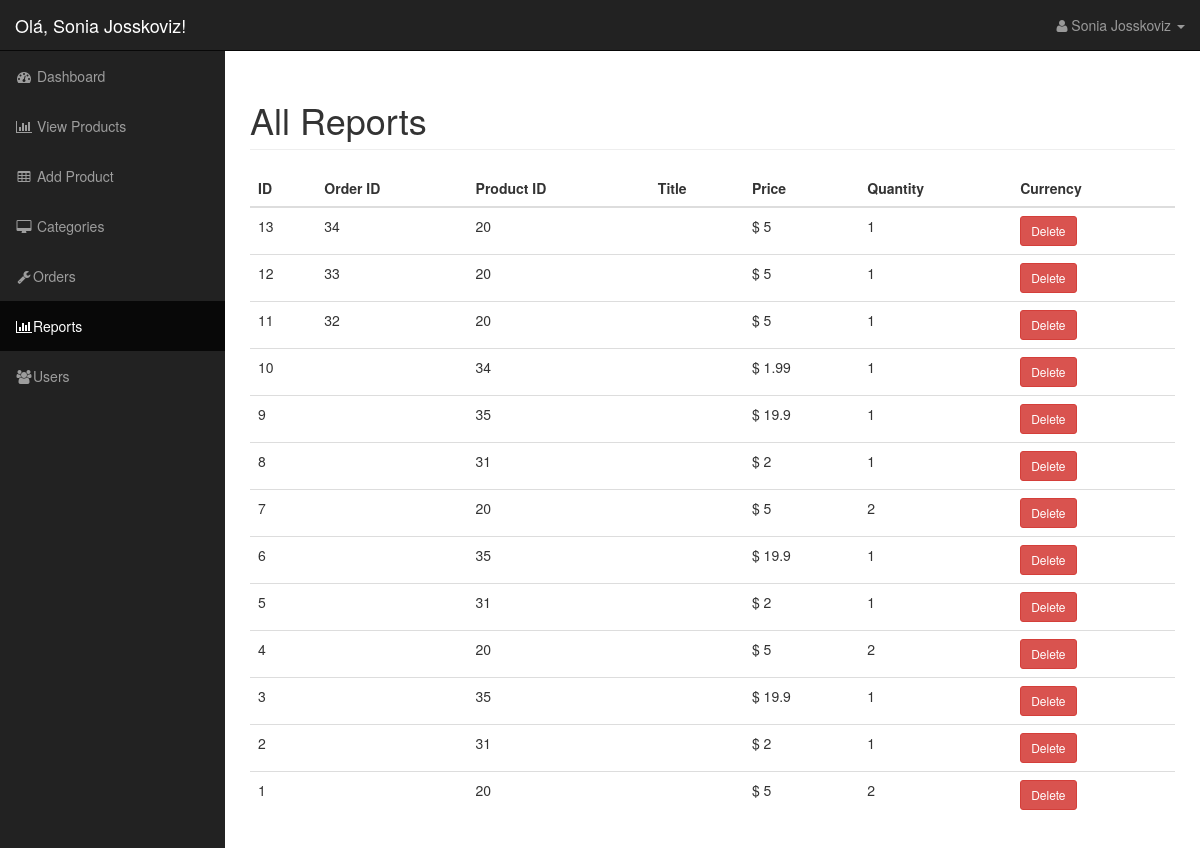
The page /admin/index.php?page=reports (signed in) on the database as committed earlier.
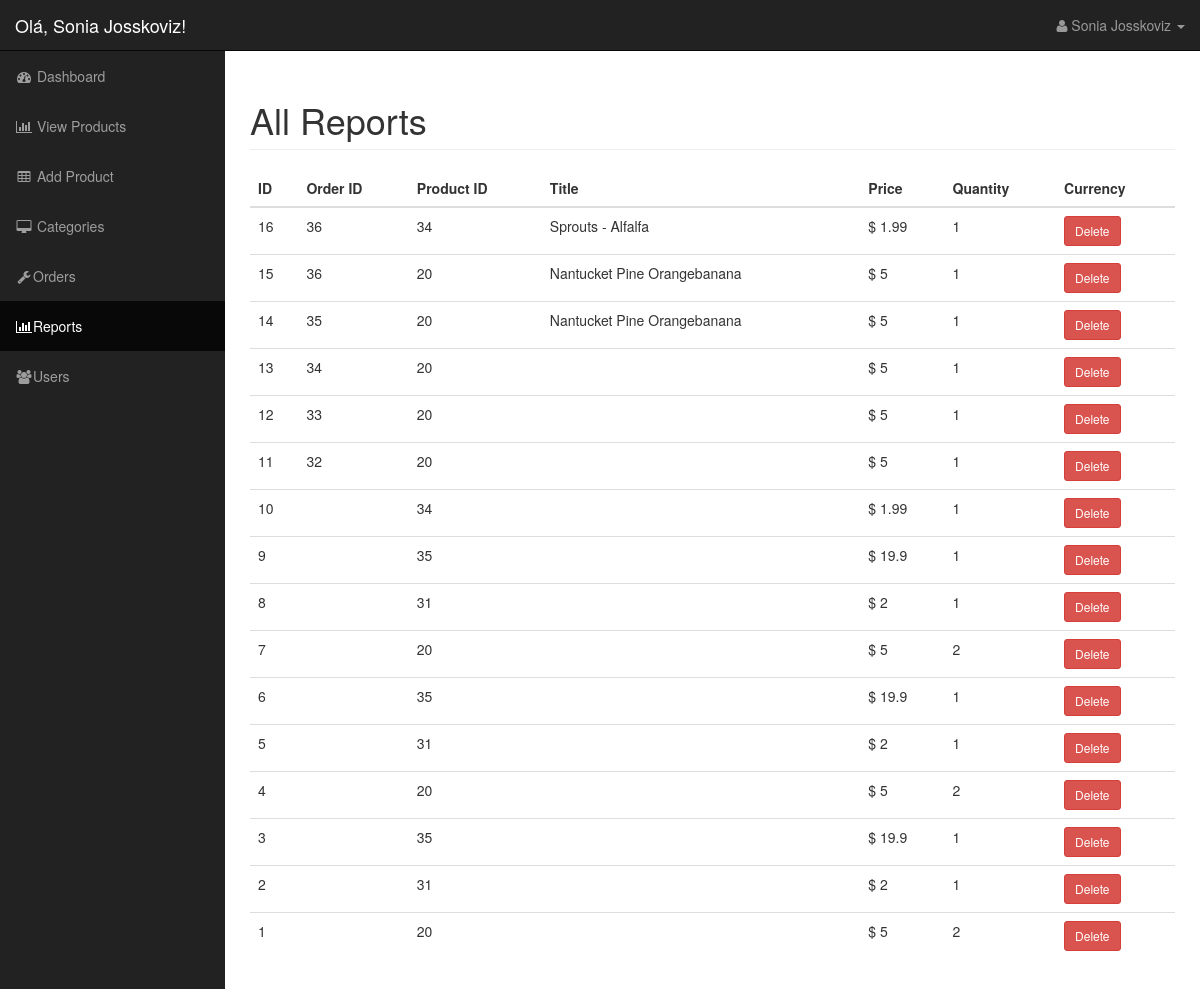
The same page on the database as committed later.
### tables this page shows
CREATE TABLE `reports` (
  `id` int(11) NOT NULL,
  `product_id` int(11) NOT NULL,
  `product_title` varchar(255) DEFAULT NULL,
  `order_id` int(11) DEFAULT NULL,
  `product_price` float NOT NULL,
  `product_quantity` int(11) NOT NULL
);

### admin/index.php (called while the page is built, shortened)
<?php
require_once TEMPLATE_BACK . '/header.php';
isset($_GET['page']) ? include $_GET['page'] . '.php' : include 'dashboard.php';
require_once TEMPLATE_BACK . '/footer.php';

### resources/functions.php (called while the page is built, shortened)
	<?php
function get_all_reports() {
	$reports = query("SELECT * FROM reports ORDER BY id DESC");
	return $reports;
}
function query($sql) {
	global $connection;
	return mysqli_query($connection, $sql);
}
		?>

### admin/reports.php (the view, shortened to what this page needs)
<div id="page-wrapper">
  <div class="container-fluid">
    <div class="col-md-12">
      <div class="row">
        <h1 class="page-header">All Reports</h1>
      </div>
      <div class="row">
        <table class="table table-hover">
          <thead>
            <tr>
             <th>ID</th>
             <th>Order ID</th>
             <th>Product ID</th>
             <th>Title</th>
             <th>Price</th>
             <th>Quantity</th>
             <th>Currency</th>
           </tr>
          </thead>
           <tbody>
            <?php $reports = get_all_reports() ?>
            <?php foreach ($reports as $report): ?>
              <tr>
                <td><?= $report['id'] ?></td>
                <td><?= $report['order_id'] ?></td>
                <td><?= $report['product_id'] ?></td>
                <td><?= $report['product_title'] ?></td>
                <td>$ <?= $report['product_price'] ?></td>
                <td><?= $report['product_quantity'] ?></td>
                <form action="" method="post">
                  <td>
                    <button class="btn btn-sm btn-danger" type="submit" name="delete" value="<?= $report['id'] ?>">Delete</button>
                  </td>
                </form>
              </tr>
            <?php endforeach ?>
          </tbody>
        </table>
      </div>
    </div>
  </div>
</div>

### resources/templates/back/header.php (shortened to what this page needs)
<!DOCTYPE html>
<html lang="en">
<head>
  <link href="css/bootstrap.min.css" rel="stylesheet">
  <link href="css/sb-admin.css" rel="stylesheet">
  <link href="css/plugins/morris.css" rel="stylesheet">
  <link href="font-awesome/css/font-awesome.min.css" rel="stylesheet" type="text/css">
      </head>
      <body>
        <div id="wrapper">
          <nav class="navbar navbar-inverse navbar-fixed-top" role="navigation">
            <?php require_once TEMPLATE_BACK . '/top_nav.php' ?>
            <?php require_once TEMPLATE_BACK . '/sidebar.php' ?>
          </nav>

### resources/templates/back/top_nav.php (shortened to what this page needs)
<div class="navbar-header">
  <a class="navbar-brand" href=".">Olá, <?= ucfirst($_SESSION['username']) ?>!</a>
</div>
<ul class="nav navbar-right top-nav">
  <li class="dropdown">
    <a href="#" class="dropdown-toggle" data-toggle="dropdown"><i class="fa fa-user"></i> <?= ucfirst($_SESSION['username']) ?> <b class="caret"></b></a>
  </li>
</ul>

### resources/templates/back/sidebar.php
<div class="collapse navbar-collapse navbar-ex1-collapse">
  <ul class="nav navbar-nav side-nav">
    <li class="<?php if (TITULO == 'Dashboard'): ?>
      active
    <?php endif ?>">
      <a href="."><i class="fa fa-fw fa-dashboard"></i> Dashboard</a>
    </li>
    <li class="<?php if (TITULO == 'Products'): ?>
      active
    <?php endif ?>">
      <a href="?page=products"><i class="fa fa-fw fa-bar-chart-o"></i> View Products</a>
    </li>
    <li class="<?php if (TITULO == 'Add Products'): ?>
      active
    <?php endif ?>">
      <a href="?page=add_product"><i class="fa fa-fw fa-table"></i> Add Product</a>
    </li>
    <li class="<?php if (TITULO == 'Categories'): ?>
      active
    <?php endif ?>">
      <a href="?page=categories"><i class="fa fa-fw fa-desktop"></i> Categories</a>
    </li>
    <li class="<?php if (TITULO == 'Orders'): ?>
      active
    <?php endif ?>">
        <a href="?page=orders"><i class="fa fa-fw fa-wrench"></i>Orders</a>
    </li>
    <li class="<?php if (TITULO == 'Reports'): ?>
      active
    <?php endif ?>">
        <a href="?page=reports"><i class="fa fa-fw fa-bar-chart"></i>Reports</a>
    </li>
    <li class="<?php if (TITULO == 'Users'): ?>
      active
    <?php endif ?>">
      <a href="?page=users"><i class="fa fa-fw fa-users"></i>Users</a>
    </li>
  </ul>
</div>

### resources/templates/back/footer.php (shortened to what this page needs)
  </div>
</body>
</html>

### admin/css/sb-admin.css (style rules this page uses)
body { margin-top: 100px; background-color: #222; }
@media (min-width:768px) { body { margin-top: 50px; } }
#wrapper { padding-left: 0; }
#page-wrapper { width: 100%; padding: 0; background-color: #fff; }
@media (min-width:768px) { #wrapper { padding-left: 225px; } }
@media (min-width:768px) { #page-wrapper { padding: 10px; } }
.top-nav { padding: 0 15px; }
.top-nav>li { display: inline-block; float: left; }
.top-nav>li>a { padding-top: 15px; padding-bottom: 15px; line-height: 20px; color: #999; }
@media (min-width:768px) { .side-nav { position: fixed; top: 51px; left: 225px; width: 225px; margin-left: -225px; border: none; border-radius: 0; overflow-y: auto; background-color: #222; } }
@media (min-width:768px) { .side-nav>li>a { width: 225px; } }

Rows that differ between the two databases and show on the page:
added reports: id "16", order "36", product "34", product_title "Sprouts - Alfalfa", product_price "1.99", product_quantity "1"
added reports: id "15", order "36", product "20", product_title "Nantucket Pine Orangebanana", product_price "5", product_quantity "1"
added reports: id "14", order "35", product "20", product_title "Nantucket Pine Orangebanana", product_price "5", product_quantity "1"
